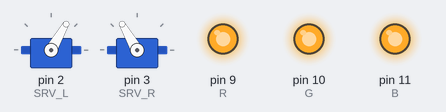
Simulated run of this sketch. Board: Arduino Uno, built with avr-gcc and run on an emulated ATmega328P. Parts: 2 × servo, output pins drawn as LEDs (lit = HIGH). What the sketch prints to the serial monitor is not drawn.

Above: at 0.1 s.
At 11.6 s:
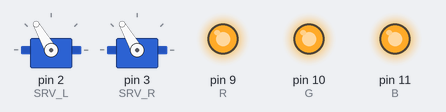
At 16.1 s:
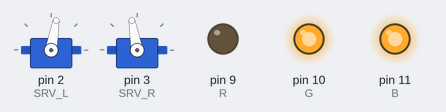
At 17.1 s:
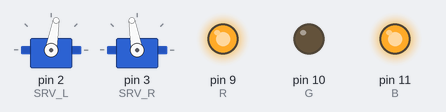
At 18.1 s:
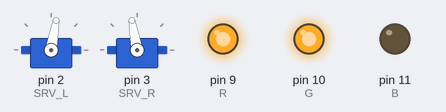
At 19.1 s:
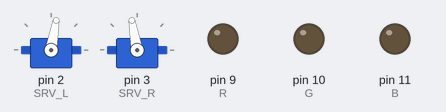
Timing chart, 0 to 20.6 s (numbered marks = the images above):
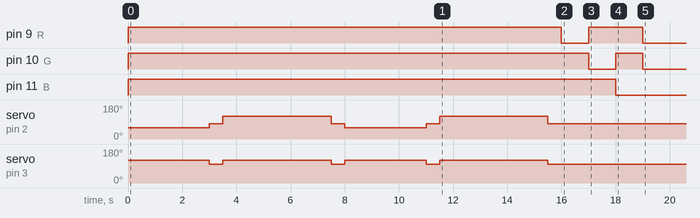

The sketch:

obiektinba.ino
```cpp
#include <Servo.h>
Servo l;
Servo r;

#define lstop 80
#define rstop 100
#define step 20
#define bstep 40
#define MOVELEN 50

#define SRV_L 2
#define SRV_R 3
#define RECV_PIN 6

#define R 9
#define G 10
#define B 11

void setup() {
  // put your setup code here, to run once:
  Serial.begin(9600);
  Serial.println("serial connected");
  l.attach(SRV_L);
  r.attach(SRV_R);
  l.write(lstop);
  r.write(rstop);
  pinMode(R, OUTPUT);
  pinMode(G, OUTPUT);
  pinMode(B, OUTPUT);
  digitalWrite(R, HIGH);
  digitalWrite(G, HIGH);
  digitalWrite(B, HIGH);
  Serial.println("setup ended");
}
//finetune this v
#define czasobrotu 4000
#define loopwait 30000
void loop() {
  digitalWrite(R, HIGH);
  digitalWrite(G, HIGH);
  digitalWrite(B, HIGH);

  // put your main code here, to run repeatedly:
  l.write(lstop - step);
  r.write(rstop + step); //przod
  delay(3000);

  l.write(lstop); //stop
  r.write(rstop);
  delay(500);

  l.write(lstop + bstep); //lewo
  r.write(rstop + step);
  delay(czasobrotu);

  l.write(lstop); //stop
  r.write(rstop);
  delay(500);


  l.write(lstop - step);
  r.write(rstop + step); //przod
  delay(3000);

  l.write(lstop); //stop
  r.write(rstop);
  delay(500);

  l.write(lstop + bstep); //lewo
  r.write(rstop + step);
  delay(czasobrotu);

  l.write(lstop); //stop
  r.write(rstop);
  delay(500);


  digitalWrite(R, LOW);
  digitalWrite(G, HIGH);
  digitalWrite(B, HIGH);
  delay(1000);

  digitalWrite(R, HIGH);
  digitalWrite(G, LOW);
  digitalWrite(B, HIGH);
  delay(1000);

  digitalWrite(R, HIGH);
  digitalWrite(G, HIGH);
  digitalWrite(B, LOW);
  delay(1000);

  digitalWrite(R, LOW);
  digitalWrite(G, LOW);
  digitalWrite(B, LOW);


  delay(loopwait);
}
```

Measured:
- by itself, pin 9 (R): HIGH → LOW at 16.0 s, → HIGH 1.0 s later, → LOW 2.0 s later
- by itself, pin 10 (G): HIGH → LOW at 17.0 s, → HIGH 1.0 s later, → LOW 1.0 s later
- by itself, pin 11 (B): HIGH → LOW at 18.0 s
- by itself, servo on pin 2 (SRV_L): 60° → 80° at 3.0 s, → 120° 0.50 s later, → 80° 4.0 s later, → 60° 0.50 s later, … (7 changes in this stretch)
- by itself, servo on pin 3 (SRV_R): goes 100° 0.50 s, 120° 4.0 s, 100° 0.50 s, 120° 3.0 s, 100° 0.50 s, 120° 4.0 s, then 100°
